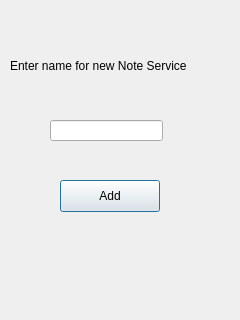
<?xml version="1.0" encoding="UTF-8"?>
<ui version="4.0">
 <class>AddNoteSpace_DialogWindow</class>
 <widget class="QDialog" name="AddNoteSpace_DialogWindow">
  <property name="geometry">
   <rect>
    <x>0</x>
    <y>0</y>
    <width>240</width>
    <height>320</height>
   </rect>
  </property>
  <property name="windowTitle">
   <string>Dialog</string>
  </property>
  <widget class="QLabel" name="label">
   <property name="geometry">
    <rect>
     <x>10</x>
     <y>50</y>
     <width>201</width>
     <height>31</height>
    </rect>
   </property>
   <property name="text">
    <string>Enter name for new Note Service</string>
   </property>
  </widget>
  <widget class="QLineEdit" name="lineEdit_NoteServiceName">
   <property name="geometry">
    <rect>
     <x>50</x>
     <y>120</y>
     <width>113</width>
     <height>21</height>
    </rect>
   </property>
  </widget>
  <widget class="QPushButton" name="pushButton_Add">
   <property name="geometry">
    <rect>
     <x>60</x>
     <y>180</y>
     <width>100</width>
     <height>32</height>
    </rect>
   </property>
   <property name="text">
    <string>Add</string>
   </property>
  </widget>
 </widget>
 <resources/>
 <connections/>
</ui>
